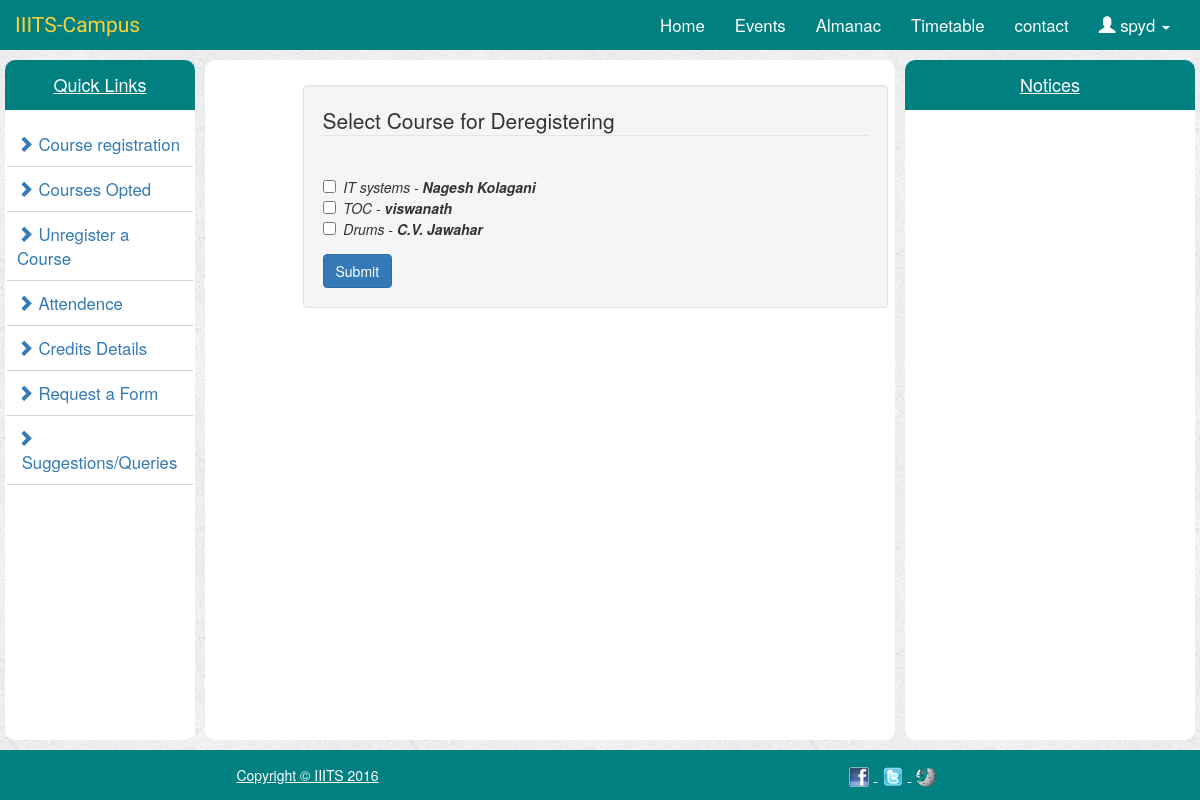
The page /unregister/ (signed in) on the database as committed earlier.
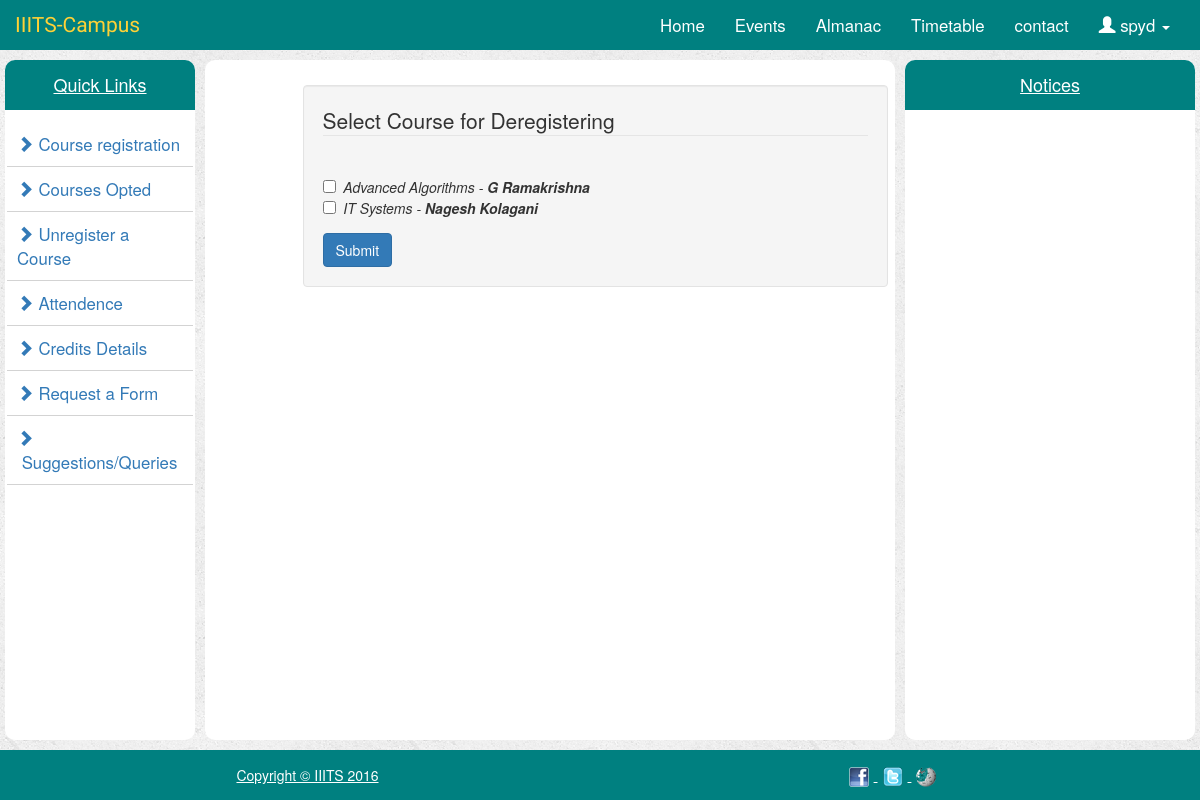
The same page on the database as committed later.
### administration/models.py (models this page shows, shortened)
class Course(models.Model):
    course_title = models.CharField(max_length=50)
    course_faculty = models.CharField(max_length=50)
    course_credits = models.IntegerField()
    coursefor_ug1 = models.BooleanField(default=False)
    coursefor_ug2 = models.BooleanField(default=False)
    coursefor_ug3 = models.BooleanField(default=False)
    coursefor_ug4 = models.BooleanField(default=False)
    course_cse = models.CharField(max_length=50)
    course_ece = models.CharField(max_length=50)
    course_sem = models.CharField(max_length=7)

### portal/views.py (the view)
# urls.py: url(r'^unregister/$', views.unregister.as_view(), name='unregister'),
@method_decorator(login_required, name='dispatch')
class unregister(FormView):
    def get(self, request, *args, **kwargs):
        current_student = Students.objects.get(user= request.user.id)
        my_courses_list = [i.Course.course_title for i in current_student.student_course_set.all()]
        courses_registered = [Course.objects.get(course_title=i) for i in my_courses_list]
        context = {'courses_registered': courses_registered}
        return render(request, 'portal/unregister.html', context)

### portal/templates/portal/unregister.html (shortened to what this page needs)
{% extends 'portal/index.html' %}
{% block centerContent %}
    <form style="margin-top: 25px" action="{% url 'unregister2' %}" method="post" name="loginform">
        <div class="container">
            <div class="row">
                <div class="col-md-6 col-md-offset-1 well">
                    <form role="form" action="{% url 'unregister2' %}" method="post" name="loginform">
                        <fieldset>
                           <legend>Select Course for Deregistering</legend>
                           <div class="form-group fieldlength">
                                <br>
                                {% for course in courses_registered %}
                                    <input type="checkbox" name="checks[]" value='{{course.pk}}'>&nbsp;&nbsp;<em>{{ course.course_title }} - <strong>{{ course.course_faculty }}</strong></em><br/>
                                {% endfor %}
                            </div>
                            <button class="btn btn-primary" type="submit">Submit</button>
                        </fieldset>
                    </form>
                </div>
            </div>
        </div>
    </form>
{% endblock %}

Rows that differ between the two databases and show on the page:
removed Course: course_title "IT systems", course_faculty "Nagesh Kolagani"
removed Course: course_title "TOC", course_faculty "viswanath"
removed Course: course_title "Drums", course_faculty "C.V. Jawahar"
added Course: course_title "Advanced Algorithms", course_faculty "G Ramakrishna"
added Course: course_title "IT Systems", course_faculty "Nagesh Kolagani"
